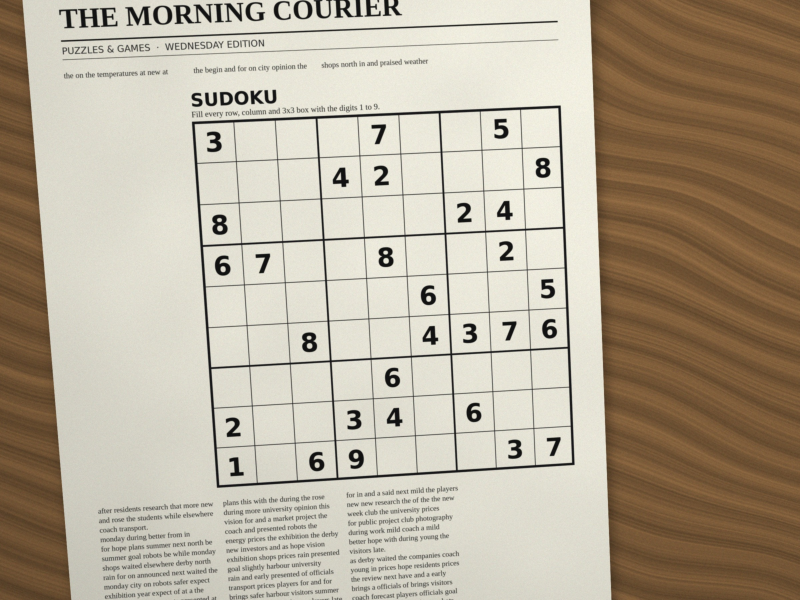
#> input picture data/dev/images/dev_01.jpg, 2400 x 1800 px (shown at 1/3 size)
$ python -i corners.py   (imports and definitions only)
#> lines starting #> are read from the running program, lines starting #| are printed output that depends on the picture; after the words box and inside, x2 and y2 are one past the last pixel; in counts of white or black regions, pixels touching at a corner belong together
import cv2
import numpy as np
from pipeline.preprocess import odd_kernel, to_gray

HARRIS_BLOCK_RATIO = 0.004  # uzun kenarın oranı (~5 px); köşe arama penceresi
HARRIS_KSIZE = 3            # Sobel kernel'ı; blur zaten yapıldığı için en küçüğü yeterli
HARRIS_K = 0.04             # önerilen 0.04-0.06 aralığının altı; köşe kaçırmamayı öne alır
THRESH_REL = 0.01           # R.max()'ın oranı; dev set'te 20/20 görüntüde dış köşeler aday, 108-432 aday
NMS_RATIO = 0.01            # uzun kenarın oranı (~13 px); yakın adayları tek noktaya indirir
R_MIN = 1e4  # dev set'te en küçük R.max 8e6, gürültülü görüntüde ~2.7; ikisinin arasında, ızgarayı elemeyecek kadar düşük
MIN_INSIDE = 3
MIN_AREA_RATIO = 0.02
CORNER_SUPPORT_PX = 6
HARRIS_SEARCH_PX = 6
HARRIS_PEAK_REL = 0.1
SUBPIX_WIN_PX = 3
SUBPIX_CRITERIA = (cv2.TERM_CRITERIA_EPS + cv2.TERM_CRITERIA_MAX_ITER, 40, 0.01)


# [19 lines left out: functions harris_response, find_candidates, not called in this run]


def to_original(points, scale):
    return ((points + 0.5) / scale - 0.5)

def to_working(points, scale):
    return (points + 0.5) * scale - 0.5

# [12 lines left out: function order_corners, not called in this run]

def find_quads(gray):
    binary = cv2.adaptiveThreshold(gray, 255, cv2.ADAPTIVE_THRESH_GAUSSIAN_C, cv2.THRESH_BINARY_INV, 31, 10)
    contours, _ = cv2.findContours(binary, cv2.RETR_LIST, cv2.CHAIN_APPROX_SIMPLE)
    quads = []
    for contour in contours:
        epsilon = 0.02 * cv2.arcLength(contour, True)
        approx = cv2.approxPolyDP(contour, epsilon, True)
        if len(approx) == 4 and cv2.isContourConvex(approx):
            quads.append(approx.reshape(4, 2))
    return quads

# [73 lines left out: functions count_inside, select_quad, has_corner_support, snap_to_harris, refine_subpix, locate_corners, not called in this run]

>>> import cv2
>>> picture = cv2.imread('../data/dev/images/dev_01.jpg', cv2.IMREAD_GRAYSCALE)
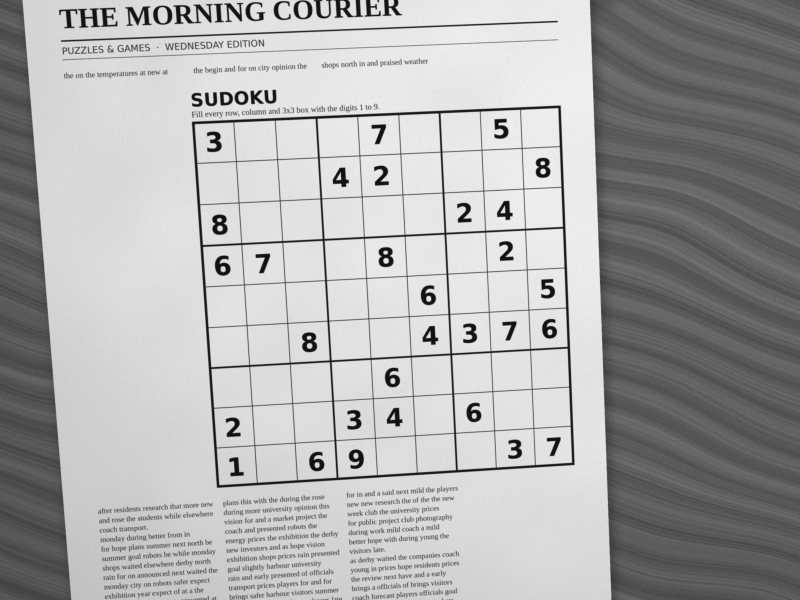
#> picture: shape (1800, 2400) (shown at 1/3 size); min 5, max 249, mean 172.3
>>> result = find_quads(picture)
#> in find_quads, `binary = cv2.adaptiveThreshold(gray, 255, cv2.ADAPTIVE_THRESH_GAUSSIAN..`:
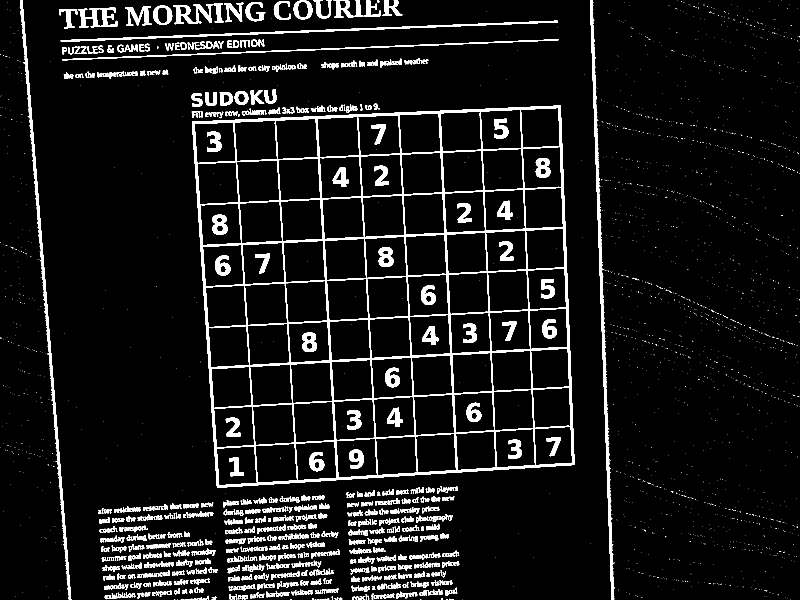
#> binary: shape (1800, 2400) (shown at 1/3 size); 6.9% white; 3075 white regions (2072 under 20 px)
#> in find_quads, `contours, _ = cv2.findContours(binary, cv2.RETR_LIST, cv2.CHAIN_APPROX..`: contours = 3629 contours, 2345 with area under 20; largest, box (x1, y1, x2, y2) and area: (576, 316, 1724, 1464) 1187090, (710, 480, 840, 608) 14692, (834, 474, 962, 602) 14508, (1080, 463, 1208, 590) 14468, (718, 603, 848, 730) 14447
#> the loop in find_quads, `for contour in contours:` made 3629 passes
#> epsilon on passes 12 to 14: 0.268, 0.313, 0.137
#> after the loop in find_quads, `for contour in contours:`: quads = 171 items
#> result = 171 items

$ run again, on data/dev/images/dev_03.jpg
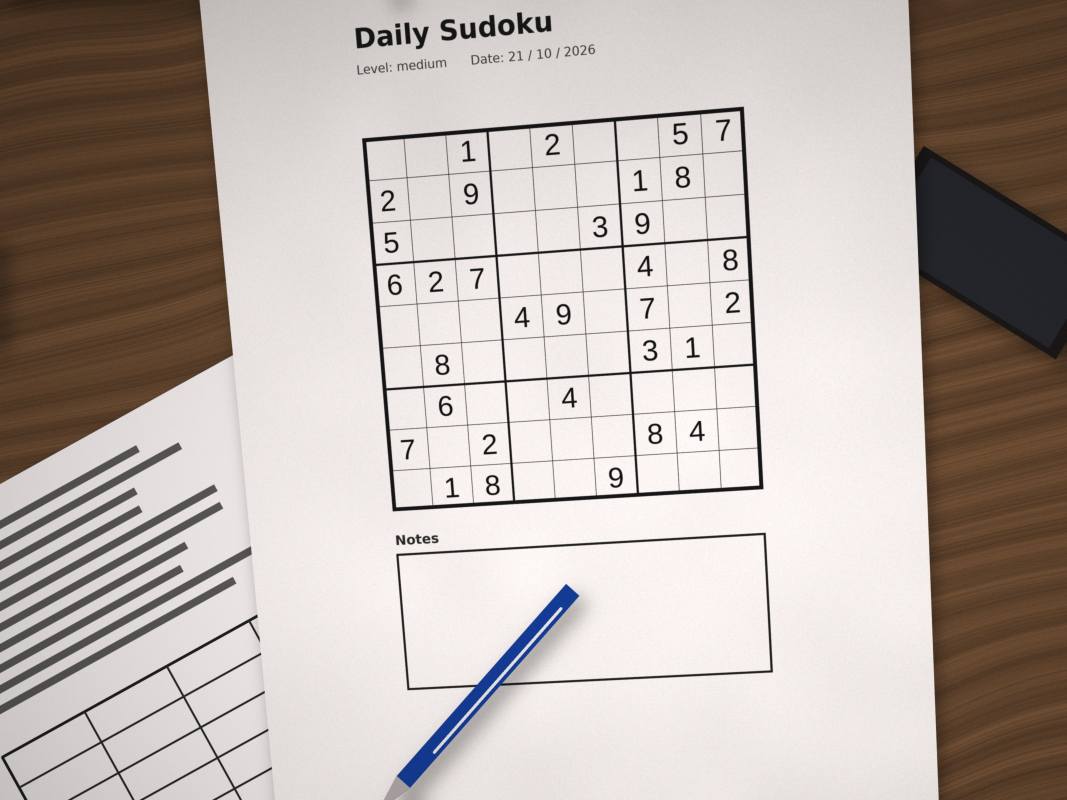
#> input picture data/dev/images/dev_03.jpg, 3200 x 2400 px (shown at 1/3 size)
#> `picture = cv2.imread('../data/dev/images/dev_01.jpg', cv2.IMREAD_GRAYS..`:
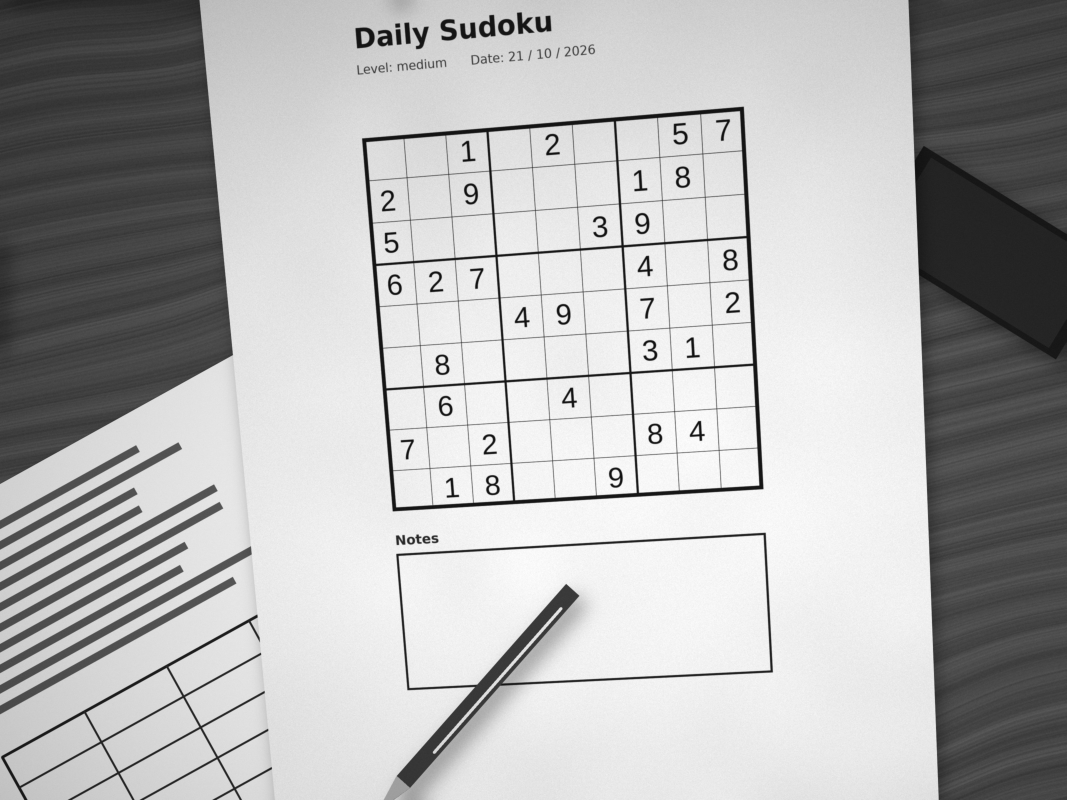
#> picture: shape (2400, 3200) (shown at 1/3 size); min 9, max 255, mean 179.9
#> in find_quads, `binary = cv2.adaptiveThreshold(gray, 255, cv2.ADAPTIVE_THRESH_GAUSSIAN..`:
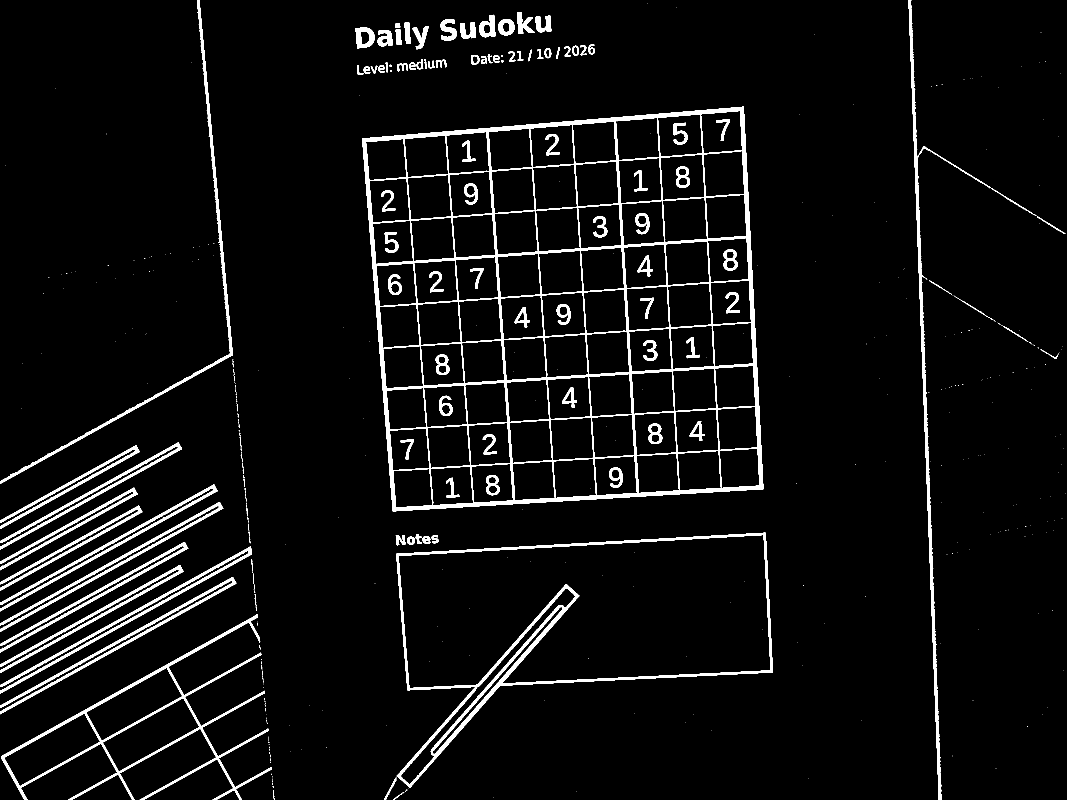
#> binary: shape (2400, 3200) (shown at 1/3 size); 5% white; 510 white regions (389 under 20 px)
#> contours = 702 contours, 477 with area under 20; largest, box (x1, y1, x2, y2) and area: (1086, 320, 2291, 1534) 1282448, (1188, 1598, 2319, 2363) 477042, (1195, 1604, 2313, 2065) 420020, (3, 1843, 816, 2400) 105067, (308, 2093, 599, 2316) 27737
#> the loop in find_quads, `for contour in contours:` made 702 passes
#> (epsilon, approx) on passes 1, 2, 4: (0, [[1479, 2392]]), (1.46, [[1205, 2380], [1179, 2399], [1205, 2382]]), (0, [[1728, 2375]])
#> after the loop in find_quads, `for contour in contours:`: quads = 172 items

$ run again, on data/dev/images/dev_04.jpg
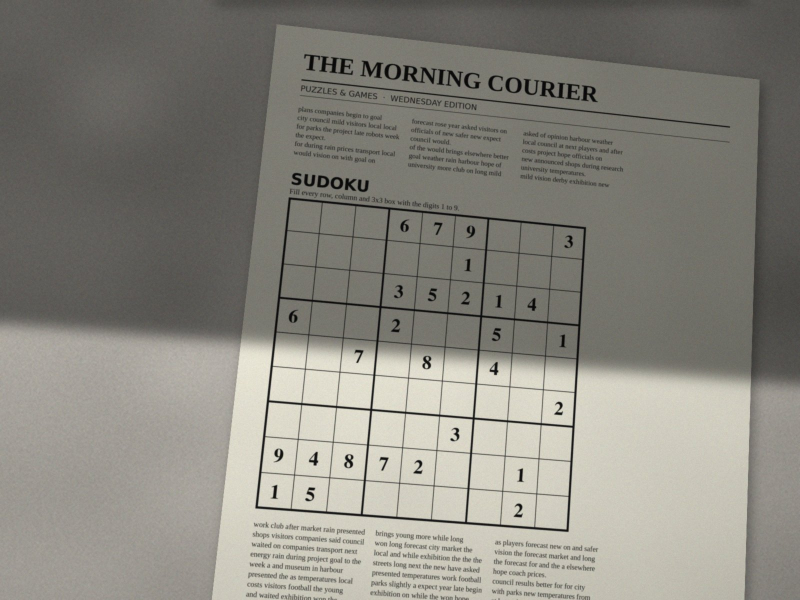
#> input picture data/dev/images/dev_04.jpg, 1600 x 1200 px (shown at 1/2 size)
#> in find_quads, `binary = cv2.adaptiveThreshold(gray, 255, cv2.ADAPTIVE_THRESH_GAUSSIAN..`:
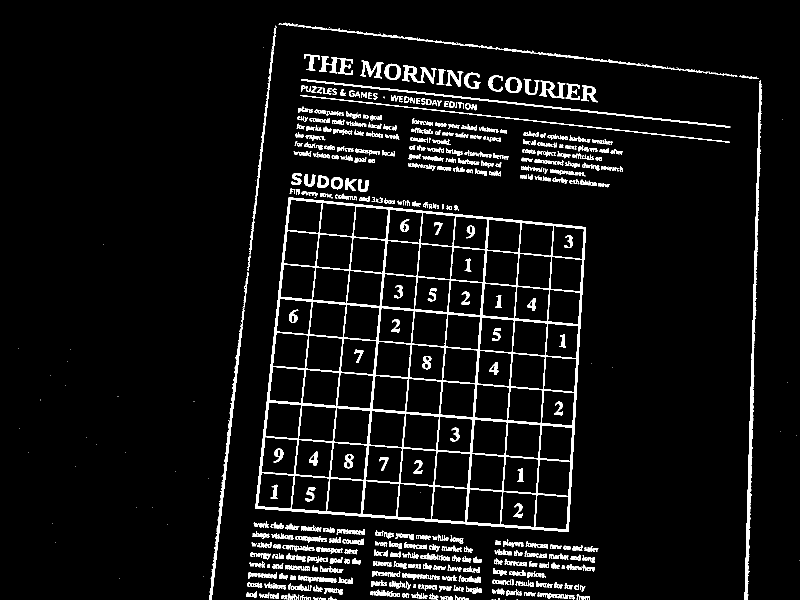
#> binary: shape (1200, 1600) (shown at 1/2 size); 5.8% white; 726 white regions (132 under 20 px)
#> contours = 1291 contours, 719 with area under 20; largest, box (x1, y1, x2, y2) and area: (510, 395, 1172, 1064) 377909, (590, 879, 666, 955) 4800, (660, 885, 735, 961) 4705, (731, 890, 805, 966) 4666, (597, 810, 673, 884) 4652
#> the loop in find_quads, `for contour in contours:` made 1291 passes
#> epsilon on passes 6 to 8: 0.153, 0.245, 0.177
#> after the loop in find_quads, `for contour in contours:`: quads = 248 items
